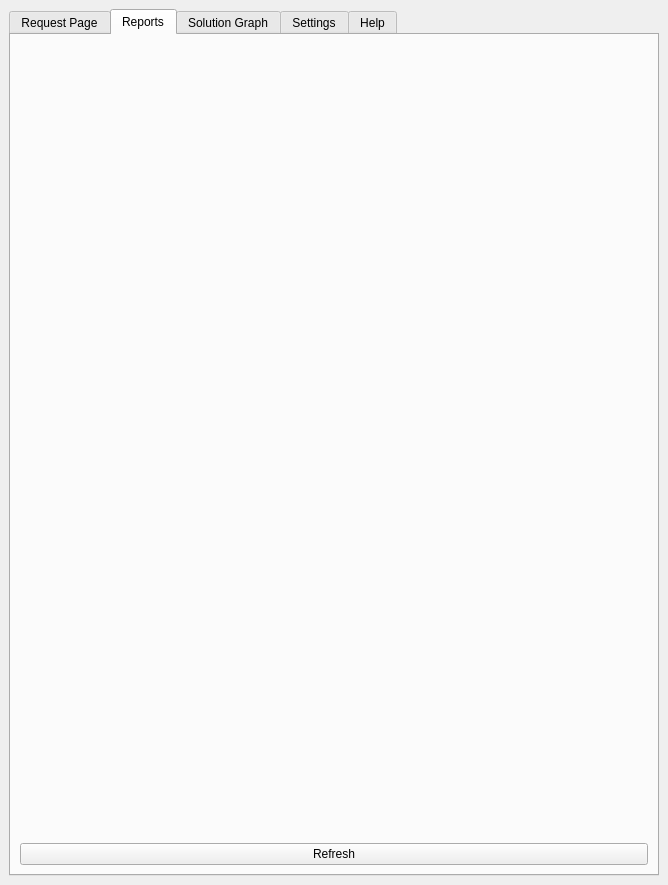
<?xml version="1.0" encoding="UTF-8"?>
<ui version="4.0">
 <class>SpatialAnalysisAgentDockWidgetBase</class>
 <widget class="QDockWidget" name="SpatialAnalysisAgentDockWidgetBase">
  <property name="geometry">
   <rect>
    <x>0</x>
    <y>0</y>
    <width>668</width>
    <height>885</height>
   </rect>
  </property>
  <property name="sizePolicy">
   <sizepolicy hsizetype="Expanding" vsizetype="Expanding">
    <horstretch>0</horstretch>
    <verstretch>0</verstretch>
   </sizepolicy>
  </property>
  <property name="minimumSize">
   <size>
    <width>420</width>
    <height>37</height>
   </size>
  </property>
  <property name="maximumSize">
   <size>
    <width>524287</width>
    <height>524287</height>
   </size>
  </property>
  <property name="windowTitle">
   <string>Autonomous GIS-Spatial Analysis Agent</string>
  </property>
  <widget class="QWidget" name="dockWidgetContents">
   <property name="sizePolicy">
    <sizepolicy hsizetype="Expanding" vsizetype="Expanding">
     <horstretch>0</horstretch>
     <verstretch>0</verstretch>
    </sizepolicy>
   </property>
   <property name="minimumSize">
    <size>
     <width>350</width>
     <height>10</height>
    </size>
   </property>
   <layout class="QGridLayout" name="gridLayout_3">
    <item row="0" column="0">
     <widget class="QTabWidget" name="tabWidget">
      <property name="minimumSize">
       <size>
        <width>0</width>
        <height>0</height>
       </size>
      </property>
      <property name="maximumSize">
       <size>
        <width>16777215</width>
        <height>16777215</height>
       </size>
      </property>
      <property name="currentIndex">
       <number>1</number>
      </property>
      <widget class="QWidget" name="tab">
       <attribute name="title">
        <string>Request Page</string>
       </attribute>
       <layout class="QGridLayout" name="gridLayout">
        <item row="0" column="0">
         <layout class="QVBoxLayout" name="verticalLayout">
          <item>
           <widget class="QPlainTextEdit" name="output_text_edit">
            <property name="minimumSize">
             <size>
              <width>0</width>
              <height>0</height>
             </size>
            </property>
            <property name="styleSheet">
             <string notr="true">
border: 0.5px solid #000000; /* light blue border */
border-radius: 1px; /* rounded corners */
color: #000000; /* black text */
</string>
            </property>
           </widget>
          </item>
          <item>
           <widget class="QPlainTextEdit" name="chatgpt_ans">
            <property name="minimumSize">
             <size>
              <width>0</width>
              <height>0</height>
             </size>
            </property>
            <property name="maximumSize">
             <size>
              <width>16777215</width>
              <height>250</height>
             </size>
            </property>
            <property name="mouseTracking">
             <bool>true</bool>
            </property>
            <property name="styleSheet">
             <string notr="true">background-color: #f0f0f0;

border: 2px solid #55aaff; /* light blue border */
border-radius: 10px; /* rounded corners */
color: #000000; /* black text */
padding: 5px; /* padding inside the text edit */</string>
            </property>
           </widget>
          </item>
          <item>
           <widget class="QPlainTextEdit" name="task_LineEdit">
            <property name="minimumSize">
             <size>
              <width>0</width>
              <height>120</height>
             </size>
            </property>
            <property name="maximumSize">
             <size>
              <width>16777215</width>
              <height>140</height>
             </size>
            </property>
            <property name="font">
             <font>
              <family>Nirmala UI</family>
              <pointsize>12</pointsize>
              <weight>75</weight>
              <bold>true</bold>
             </font>
            </property>
            <property name="styleSheet">
             <string notr="true">
background-color: #ffffff; /* light gray background */
border: 5px solid #55aaff; /* light blue border */
border-radius: 10px; /* rounded corners */
color: #000000; /* black text */
padding: 5px; /* padding inside the text edit */


</string>
            </property>
            <property name="placeholderText">
             <string>Write your request here...</string>
            </property>
           </widget>
          </item>
         </layout>
        </item>
        <item row="2" column="0" rowspan="2">
         <layout class="QHBoxLayout" name="horizontalLayout_6">
          <item>
           <widget class="QPlainTextEdit" name="data_pathLineEdit">
            <property name="sizePolicy">
             <sizepolicy hsizetype="Expanding" vsizetype="Fixed">
              <horstretch>0</horstretch>
              <verstretch>0</verstretch>
             </sizepolicy>
            </property>
            <property name="minimumSize">
             <size>
              <width>0</width>
              <height>60</height>
             </size>
            </property>
            <property name="maximumSize">
             <size>
              <width>16777215</width>
              <height>80</height>
             </size>
            </property>
            <property name="styleSheet">
             <string notr="true">
border: 0.5px solid #000000; /* light blue border */
border-radius: 1px; /* rounded corners */
color: #000000; /* black text */
</string>
            </property>
            <property name="placeholderText">
             <string>Data path</string>
            </property>
           </widget>
          </item>
          <item>
           <widget class="QPushButton" name="loadData">
            <property name="minimumSize">
             <size>
              <width>10</width>
              <height>25</height>
             </size>
            </property>
            <property name="maximumSize">
             <size>
              <width>65</width>
              <height>40</height>
             </size>
            </property>
            <property name="text">
             <string>Load Data</string>
            </property>
           </widget>
          </item>
         </layout>
        </item>
        <item row="4" column="0">
         <layout class="QHBoxLayout" name="horizontalLayout">
          <item>
           <widget class="QPushButton" name="run_button">
            <property name="minimumSize">
             <size>
              <width>0</width>
              <height>0</height>
             </size>
            </property>
            <property name="font">
             <font>
              <pointsize>10</pointsize>
              <weight>75</weight>
              <bold>true</bold>
             </font>
            </property>
            <property name="styleSheet">
             <string notr="true">background-color: #55aaff; /* light gray background */


color: #000000; /* black text */
padding: 5px; /* padding inside the text edit */

</string>
            </property>
            <property name="text">
             <string>Send</string>
            </property>
            <property name="iconSize">
             <size>
              <width>100</width>
              <height>20</height>
             </size>
            </property>
            <property name="default">
             <bool>false</bool>
            </property>
           </widget>
          </item>
          <item>
           <widget class="QPushButton" name="interrupt_button">
            <property name="minimumSize">
             <size>
              <width>0</width>
              <height>0</height>
             </size>
            </property>
            <property name="maximumSize">
             <size>
              <width>60</width>
              <height>16777215</height>
             </size>
            </property>
            <property name="text">
             <string>Interrupt</string>
            </property>
           </widget>
          </item>
          <item>
           <widget class="QPushButton" name="clear_textboxesBtn">
            <property name="maximumSize">
             <size>
              <width>50</width>
              <height>16777215</height>
             </size>
            </property>
            <property name="text">
             <string>Clear</string>
            </property>
           </widget>
          </item>
         </layout>
        </item>
       </layout>
      </widget>
      <widget class="QWidget" name="tab_4">
       <attribute name="title">
        <string>Reports</string>
       </attribute>
       <layout class="QGridLayout" name="gridLayout_6">
        <item row="0" column="0">
         <layout class="QGridLayout" name="gridLayout_4">
          <item row="0" column="0">
           <widget class="QWidget" name="report_widget" native="true"/>
          </item>
          <item row="1" column="0">
           <widget class="QPushButton" name="refresh_report_Btn">
            <property name="text">
             <string>Refresh</string>
            </property>
           </widget>
          </item>
         </layout>
        </item>
       </layout>
      </widget>
      <widget class="QWidget" name="tab_2">
       <attribute name="title">
        <string>Solution Graph</string>
       </attribute>
       <layout class="QGridLayout" name="gridLayout_2">
        <item row="0" column="0">
         <layout class="QGridLayout" name="gridLayout_5">
          <item row="0" column="0">
           <widget class="QWidget" name="graph_widget" native="true">
            <property name="maximumSize">
             <size>
              <width>16777215</width>
              <height>800</height>
             </size>
            </property>
           </widget>
          </item>
          <item row="1" column="0">
           <widget class="QPushButton" name="refresh_slnGraph_Btn">
            <property name="text">
             <string>Refresh Solution Graph</string>
            </property>
           </widget>
          </item>
         </layout>
        </item>
       </layout>
      </widget>
      <widget class="QWidget" name="Settings">
       <attribute name="title">
        <string>Settings</string>
       </attribute>
       <widget class="QLabel" name="label_2">
        <property name="geometry">
         <rect>
          <x>10</x>
          <y>70</y>
          <width>50</width>
          <height>20</height>
         </rect>
        </property>
        <property name="sizePolicy">
         <sizepolicy hsizetype="Fixed" vsizetype="Fixed">
          <horstretch>0</horstretch>
          <verstretch>0</verstretch>
         </sizepolicy>
        </property>
        <property name="maximumSize">
         <size>
          <width>16777215</width>
          <height>16777215</height>
         </size>
        </property>
        <property name="inputMethodHints">
         <set>Qt::ImhNone</set>
        </property>
        <property name="text">
         <string>&lt;html&gt;&lt;head/&gt;&lt;body&gt;&lt;p&gt;&lt;span style=&quot; font-size:10pt; font-weight:600;&quot;&gt;Models&lt;/span&gt;&lt;/p&gt;&lt;/body&gt;&lt;/html&gt;</string>
        </property>
        <property name="wordWrap">
         <bool>true</bool>
        </property>
       </widget>
       <widget class="QComboBox" name="modelNameComboBox">
        <property name="geometry">
         <rect>
          <x>70</x>
          <y>70</y>
          <width>131</width>
          <height>21</height>
         </rect>
        </property>
        <property name="sizePolicy">
         <sizepolicy hsizetype="Expanding" vsizetype="Fixed">
          <horstretch>0</horstretch>
          <verstretch>0</verstretch>
         </sizepolicy>
        </property>
        <property name="maximumSize">
         <size>
          <width>16777215</width>
          <height>16777215</height>
         </size>
        </property>
        <property name="font">
         <font>
          <pointsize>8</pointsize>
         </font>
        </property>
        <item>
         <property name="text">
          <string>gpt-4o</string>
         </property>
        </item>
        <item>
         <property name="text">
          <string>gpt-4</string>
         </property>
        </item>
        <item>
         <property name="text">
          <string>gpt-4o-mini</string>
         </property>
        </item>
       </widget>
       <widget class="QLabel" name="label_3">
        <property name="geometry">
         <rect>
          <x>10</x>
          <y>115</y>
          <width>141</width>
          <height>21</height>
         </rect>
        </property>
        <property name="font">
         <font>
          <weight>75</weight>
          <bold>true</bold>
         </font>
        </property>
        <property name="text">
         <string>&lt;html&gt;&lt;head/&gt;&lt;body&gt;&lt;p&gt;&lt;span style=&quot; font-size:10pt;&quot;&gt;OpenAI API key&lt;/span&gt;&lt;/p&gt;&lt;/body&gt;&lt;/html&gt;</string>
        </property>
       </widget>
       <widget class="QgsPasswordLineEdit" name="OpenAI_key_LineEdit">
        <property name="geometry">
         <rect>
          <x>150</x>
          <y>111</y>
          <width>231</width>
          <height>31</height>
         </rect>
        </property>
       </widget>
       <widget class="QWidget" name="horizontalLayoutWidget">
        <property name="geometry">
         <rect>
          <x>180</x>
          <y>10</y>
          <width>71</width>
          <height>41</height>
         </rect>
        </property>
        <layout class="QHBoxLayout" name="horizontalLayout_2">
         <item>
          <widget class="QWidget" name="placeholder_widget" native="true">
           <property name="minimumSize">
            <size>
             <width>0</width>
             <height>5</height>
            </size>
           </property>
           <property name="maximumSize">
            <size>
             <width>50</width>
             <height>7</height>
            </size>
           </property>
          </widget>
         </item>
        </layout>
       </widget>
       <widget class="QLabel" name="label">
        <property name="geometry">
         <rect>
          <x>10</x>
          <y>10</y>
          <width>181</width>
          <height>41</height>
         </rect>
        </property>
        <property name="font">
         <font>
          <pointsize>15</pointsize>
          <weight>75</weight>
          <bold>true</bold>
         </font>
        </property>
        <property name="text">
         <string>&lt;html&gt;&lt;head/&gt;&lt;body&gt;&lt;p&gt;&lt;span style=&quot; font-size:10pt;&quot;&gt;General OpenAI request:&lt;/span&gt;&lt;/p&gt;&lt;/body&gt;&lt;/html&gt;</string>
        </property>
        <property name="wordWrap">
         <bool>true</bool>
        </property>
       </widget>
       <widget class="QLabel" name="label_4">
        <property name="geometry">
         <rect>
          <x>0</x>
          <y>130</y>
          <width>401</width>
          <height>81</height>
         </rect>
        </property>
        <property name="text">
         <string>&lt;html&gt;&lt;head/&gt;&lt;body&gt;&lt;p&gt;&lt;span style=&quot; font-size:9pt;&quot;&gt;Note: API keys input here will only be stored locally on the user's computer ('plugin_dir/SpatialAnalysisAgent/config.ini'). &lt;/span&gt;&lt;/p&gt;&lt;/body&gt;&lt;/html&gt;</string>
        </property>
        <property name="wordWrap">
         <bool>true</bool>
        </property>
       </widget>
      </widget>
      <widget class="QWidget" name="tab_3">
       <attribute name="title">
        <string>Help</string>
       </attribute>
       <layout class="QGridLayout" name="gridLayout_8">
        <item row="0" column="0">
         <layout class="QGridLayout" name="gridLayout_7">
          <item row="0" column="0">
           <widget class="QTextBrowser" name="textBrowser_2">
            <property name="html">
             <string>&lt;!DOCTYPE HTML PUBLIC &quot;-//W3C//DTD HTML 4.0//EN&quot; &quot;http://www.w3.org/TR/REC-html40/strict.dtd&quot;&gt;
&lt;html&gt;&lt;head&gt;&lt;meta name=&quot;qrichtext&quot; content=&quot;1&quot; /&gt;&lt;style type=&quot;text/css&quot;&gt;
p, li { white-space: pre-wrap; }
&lt;/style&gt;&lt;/head&gt;&lt;body style=&quot; font-family:'MS Shell Dlg 2'; font-size:8.25pt; font-weight:400; font-style:normal;&quot;&gt;
&lt;p style=&quot; margin-top:0px; margin-bottom:0px; margin-left:0px; margin-right:0px; -qt-block-indent:0; text-indent:0px;&quot;&gt;&lt;span style=&quot; font-size:9.75pt;&quot;&gt;    &lt;/span&gt;&lt;/p&gt;
&lt;p style=&quot; margin-top:0px; margin-bottom:0px; margin-left:0px; margin-right:0px; -qt-block-indent:0; text-indent:0px;&quot;&gt;&lt;span style=&quot; font-size:9.75pt;&quot;&gt;    &lt;/span&gt;&lt;/p&gt;
&lt;p align=&quot;center&quot; style=&quot; margin-top:12px; margin-bottom:12px; margin-left:0px; margin-right:0px; -qt-block-indent:0; text-indent:0px;&quot;&gt;&lt;span style=&quot; font-size:18pt; font-weight:600;&quot;&gt;Autonomous GIS - Spatial Analysis Agent  &lt;/span&gt;&lt;/p&gt;
&lt;p style=&quot; margin-top:12px; margin-bottom:12px; margin-left:0px; margin-right:0px; -qt-block-indent:0; text-indent:0px;&quot;&gt;&lt;span style=&quot; font-size:12pt;&quot;&gt;Here you will find the guide on how to use the Autonomous GIS - Spatial Analysis Agent.        &lt;/span&gt;&lt;/p&gt;
&lt;ul style=&quot;margin-top: 0px; margin-bottom: 0px; margin-left: 0px; margin-right: 0px; -qt-list-indent: 1;&quot;&gt;&lt;li style=&quot; font-size:12pt;&quot; style=&quot; margin-top:0px; margin-bottom:12px; margin-left:0px; margin-right:0px; -qt-block-indent:0; text-indent:0px;&quot;&gt;&lt;a href=&quot;https://github.com/Teakinboyewa/AutonomousGIS_GeodataRetrieverAgent/blob/master/User_manual.md&quot;&gt;&lt;span style=&quot; text-decoration: underline; color:#0000ff;&quot;&gt;Case Studies&lt;/span&gt;&lt;/a&gt; &lt;/li&gt;
&lt;li style=&quot; font-size:12pt;&quot; style=&quot; margin-top:0px; margin-bottom:12px; margin-left:0px; margin-right:0px; -qt-block-indent:0; text-indent:0px;&quot;&gt;&lt;a href=&quot;https://github.com/Teakinboyewa/AutonomousGIS_GeodataRetrieverAgent/blob/master/User_manual.md&quot;&gt;&lt;span style=&quot; text-decoration: underline; color:#0000ff;&quot;&gt;User manual&lt;/span&gt;&lt;/a&gt; &lt;/li&gt;&lt;/ul&gt;
&lt;ul style=&quot;margin-top: 0px; margin-bottom: 0px; margin-left: 0px; margin-right: 0px; -qt-list-indent: 1;&quot;&gt;&lt;li style=&quot; font-size:12pt;&quot; style=&quot; margin-top:0px; margin-bottom:12px; margin-left:0px; margin-right:0px; -qt-block-indent:0; text-indent:0px;&quot;&gt;Contribute to the plugin/agent development,visit project &lt;a href=&quot;https://github.com/Teakinboyewa/AutonomousGIS_GeodataRetrieverAgent.git&quot;&gt;&lt;span style=&quot; text-decoration: underline; color:#0000ff;&quot;&gt;Github&lt;/span&gt;&lt;/a&gt; page. &lt;/li&gt;&lt;/ul&gt;
&lt;p style=&quot; margin-top:12px; margin-bottom:12px; margin-left:0px; margin-right:0px; -qt-block-indent:0; text-indent:0px;&quot;&gt;&lt;span style=&quot; font-size:12pt;&quot;&gt;  &lt;/span&gt;&lt;/p&gt;
&lt;p style=&quot; margin-top:12px; margin-bottom:12px; margin-left:0px; margin-right:0px; -qt-block-indent:0; text-indent:0px;&quot;&gt;&lt;span style=&quot; font-size:12pt;&quot;&gt;Contacts: &lt;/span&gt;&lt;/p&gt;
&lt;p style=&quot; margin-top:12px; margin-bottom:12px; margin-left:0px; margin-right:0px; -qt-block-indent:0; text-indent:0px;&quot;&gt;&lt;span style=&quot; font-size:12pt;&quot;&gt;Temitope Akinboyewa (&lt;/span&gt;&lt;a href=&quot;mailto:takinboyewa@psu.edu&quot;&gt;&lt;span style=&quot; font-size:12pt; text-decoration: underline; color:#0000ff;&quot;&gt;takinboyewa@psu.edu&lt;/span&gt;&lt;/a&gt;&lt;span style=&quot; font-size:12pt;&quot;&gt;), Zhenlong Li (&lt;/span&gt;&lt;a href=&quot;mailto:zhenlong@psu.edu&quot;&gt;&lt;span style=&quot; font-size:12pt; text-decoration: underline; color:#0000ff;&quot;&gt;zhenlong@psu.edu&lt;/span&gt;&lt;/a&gt;&lt;span style=&quot; font-size:12pt;&quot;&gt;), Huan Ning (&lt;/span&gt;&lt;a href=&quot;mailto:hning@psu.edu&quot;&gt;&lt;span style=&quot; font-size:12pt; text-decoration: underline; color:#0000ff;&quot;&gt;hning@psu.edu&lt;/span&gt;&lt;/a&gt;&lt;span style=&quot; font-size:12pt;&quot;&gt;), M. Naser Lessani (&lt;/span&gt;&lt;a href=&quot;mailto:mlessani@psu.edu&quot;&gt;&lt;span style=&quot; font-size:12pt; text-decoration: underline; color:#0000ff;&quot;&gt;mlessani@psu.edu&lt;/span&gt;&lt;/a&gt;&lt;span style=&quot; font-size:12pt;&quot;&gt;)&lt;/span&gt;&lt;/p&gt;
&lt;p style=&quot; margin-top:12px; margin-bottom:12px; margin-left:0px; margin-right:0px; -qt-block-indent:0; text-indent:0px;&quot;&gt;&lt;a href=&quot;https://giscience.psu.edu/&quot;&gt;&lt;span style=&quot; font-size:12pt; text-decoration: underline; color:#0000ff;&quot;&gt;Geoinformation and Big Data Research Laboratory (GIBD), &lt;/span&gt;&lt;/a&gt;&lt;span style=&quot; font-size:12pt;&quot;&gt;Department of Geography, The Pennsylvania State University &lt;/span&gt;&lt;/p&gt;
&lt;p style=&quot;-qt-paragraph-type:empty; margin-top:12px; margin-bottom:12px; margin-left:0px; margin-right:0px; -qt-block-indent:0; text-indent:0px; font-size:10pt;&quot;&gt;&lt;br /&gt;&lt;/p&gt;
&lt;p style=&quot; margin-top:0px; margin-bottom:12px; margin-left:0px; margin-right:0px; -qt-block-indent:0; text-indent:0px;&quot;&gt;&lt;span style=&quot; font-size:9.75pt;&quot;&gt;	  &lt;/span&gt;&lt;/p&gt;&lt;/body&gt;&lt;/html&gt;</string>
            </property>
            <property name="openExternalLinks">
             <bool>true</bool>
            </property>
           </widget>
          </item>
         </layout>
        </item>
       </layout>
      </widget>
     </widget>
    </item>
   </layout>
  </widget>
 </widget>
 <customwidgets>
  <customwidget>
   <class>QgsPasswordLineEdit</class>
   <extends>QLineEdit</extends>
   <header>qgspasswordlineedit.h</header>
  </customwidget>
 </customwidgets>
 <resources/>
 <connections/>
</ui>
